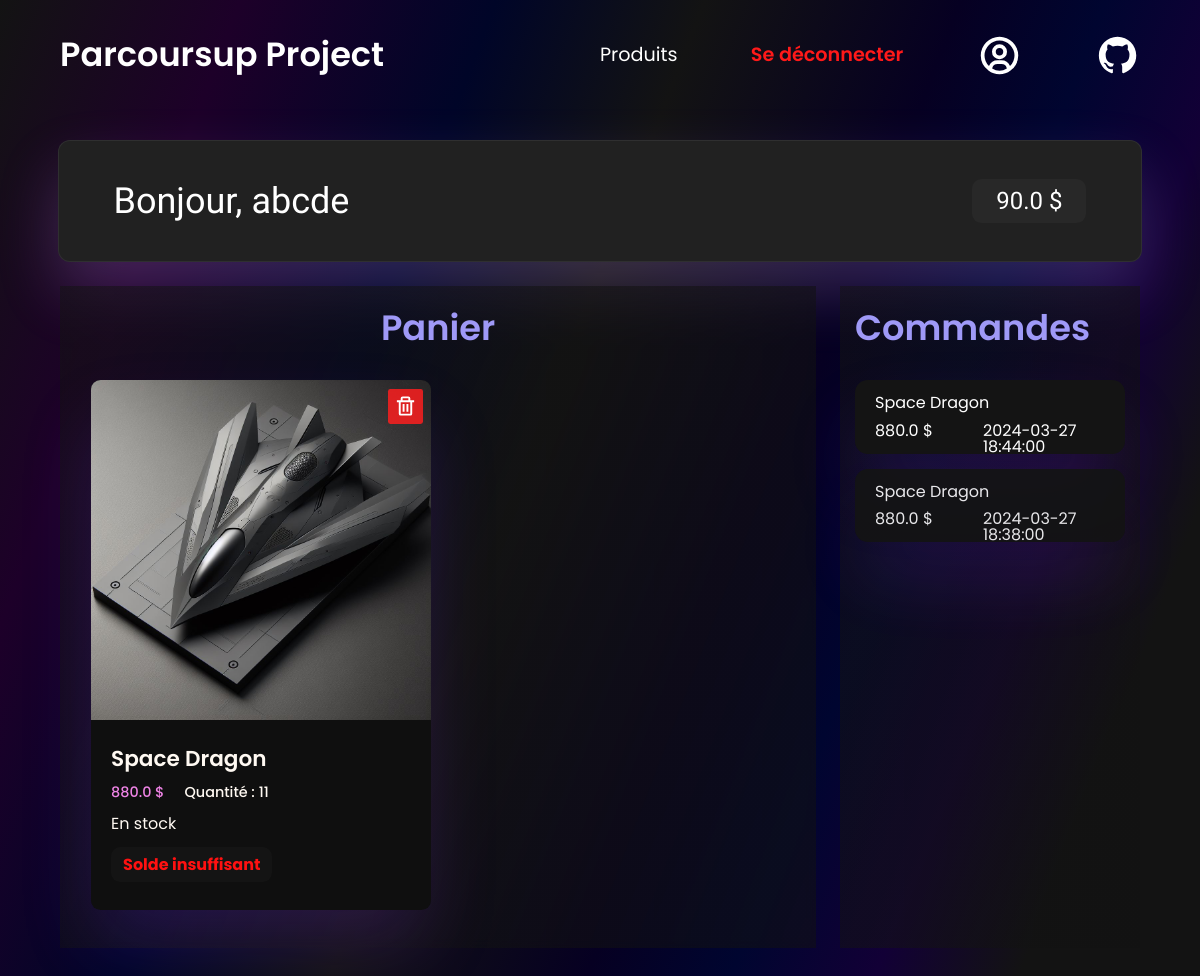
Screenshot of /cart/userPannel (signed in) with the database file from the repository.
### project/backend/models/user.py (models this page shows)
class User(db.Model):
    __tablename__ = 'User'
    UserId = db.Column(db.Integer, primary_key=True, autoincrement=True)
    Name = db.Column(db.Text)
    Email = db.Column(db.Text)
    Password = db.Column(db.Text)
    Role = db.Column(db.Text)
    Money = db.Column(db.Float, default=1850)

### project/backend/models/product.py (models this page shows)
class Product(db.Model):
    __tablename__ = 'Product'
    ProductId = db.Column(db.Integer, primary_key=True, autoincrement=True)
    Name = db.Column(db.Text)
    Description = db.Column(db.Text)
    Image = db.Column(db.Text)
    Price = db.Column(db.Float)
    Stock = db.Column(db.Integer)

### project/backend/models/order.py (models this page shows)
class Order(db.Model):
    __tablename__ = 'Order'
    OrderId = db.Column(db.Integer, primary_key=True, autoincrement=True)
    UserId = db.Column(db.Integer, db.ForeignKey('User.UserId'), nullable=False)
    ProductId = db.Column(db.Integer, db.ForeignKey('Product.ProductId'), nullable=False)
    Quantity = db.Column(db.Integer)
    OrderDate = db.Column(db.Text)
    is_paid = db.Column(db.Boolean, default=False)
    user = db.relationship('User', backref='orders')
    product = db.relationship('Product', backref='orders')

### project/backend/routes/userPannel.py (the view)
@cart_blueprint.route('/userPannel', methods=['GET', 'POST'])
def render_user_pannel():
    username, user = user_management.get_user_info()
    if not user:
        return redirect(url_for('account.login'))
    money = user.Money
    cart_manager = CartManagement(user.UserId)
    user_cart = cart_manager.get_user_cart()
    cart_details = cart_manager.get_cart_details(user_cart)
    user_id = user.UserId
    user_orders = Order.query.filter(Order.UserId == user_id).order_by(desc(Order.OrderDate)).limit(8).all()
    orders_details = []
    for order in user_orders:
        product = Product.query.get(order.ProductId)
        if product:
            orders_details.append({
                'product_name': product.Name,
                'quantity': order.Quantity,
                'price': order.Quantity * product.Price,
                'order_date': order.OrderDate,
                'stock': product.Stock
            })
    return render_template('userPannel.html', username=username, money=money, user_cart=cart_details, user_orders=orders_details)

### project/backend/utils/cartGestion.py (called while the page is built)
    def get_user_cart(self):
        return Cart.query.filter_by(UserId=self.user_id).all()

    def get_cart_details(self, cart):
        cart_details = []
        for item in cart:
            product = Product.query.get(item.ProductId)
            if product:
                stock_status = self.get_stock_status(product.Stock)
                product_details = {
                    'cart_id': item.CartId,
                    'quantity': item.Quantity,
                    'product_id': product.ProductId,
                    'product_name': product.Name,
                    'product_price': product.Price,
                    'product_image': product.Image,
                    'product_quantity': product.Stock,
                    'stock_status': stock_status
                }
                cart_details.append(product_details)
        return cart_details

    def get_stock_status(self, stock):
        if stock > 10:
            return 'En stock'
        elif 0 < stock <= 10:
            return f'Il reste {stock} produit(s)'
        else:
            return 'Indisponible'

### project/backend/utils/userGestion.py (called while the page is built)
    def get_user_info(self):
        if 'username' in session:
            self.username = session['username']
            self.user = User.query.filter_by(Name=self.username).first()
        return self.username, self.user

### templates/userPannel.html (shortened to what this page needs)
<!DOCTYPE html>
<html lang="en">
<head>
  <link rel="stylesheet" href="{{url_for('static', filename='css/user.css')}}">
  <link rel="stylesheet" href="{{url_for('static', filename='css/reset.css')}}">
  <link href='https://unpkg.com/boxicons@2.1.4/css/boxicons.min.css' rel='stylesheet'>
</head>
<body>
    {% include 'connectNavBar.html'%}
  <main>
    <section class="account-gestion">
      <div class="container-component-account">
        <h2>Bonjour, {{username}}</h2>
        <span class="money-container">
          {{money}} $
        </span>
      </div>
    </section>
    <section class="bottom-container">
      <section class="cart-gestion-container">
        <h4>Panier</h4>
        <div class="product-gallery">
          {% for item in user_cart %}
          <div class="product">
            <div class="product-image">
              <form method="post" action="{{ url_for('cart.remove_item') }}">
                <button class="delete-btn" type="submit"><svg xmlns="http://www.w3.org/2000/svg" width="24" height="24" viewBox="0 0 24 24" style="fill: rgba(255, 255, 255, 1);transform: msFilter"><path d="M5 20a2 2 0 0 0 2 2h10a2 2 0 0 0 2-2V8h2V6h-4V4a2 2 0 0 0-2-2H9a2 2 0 0 0-2 2v2H3v2h2zM9 4h6v2H9zM8 8h9v12H7V8z"></path><path d="M9 10h2v8H9zm4 0h2v8h-2z"></path></svg></button>
              </form>
              <img src="{{ item.product_image }}" alt="{{ item.product_name }}">
            </div>
            <div class="bottom-container-card">
              <div class="product-name">
                <h3>{{ item.product_name }}</h3>
              </div>
              <span class="price-quantity-container">
                <div class="product-price">
                  <p>{{ item.product_price*item.quantity }} $ </p>
                </div>
                <div class="product-quantity">
                  <p>Quantité : {{ item.quantity }}</p>
                </div>
              </span>
              <div class="stock">
                <p>{{item.stock_status}}</p>
              </div>
              <div class="product-actions">
                {% if item.product_price*item.quantity < money %}
                  <form method='post' action="{{url_for('cart.purchase_from_cart')}}">
                    <input type="hidden" name="product_id" value="{{item.product_id}}">
                    <input type="hidden" name="quantity" value="{{item.quantity}}">
                    <button class='buy-btn'type="submit">Acheter</button>
                  </form>
                {% elif item.product_quantity < item.quantity%}
                    <div class="stock-error">Stock insuffisant</div>
                {% else %}
                    <div class="sold-error">Solde insuffisant</div>
                {% endif %}
              </div>
            </div>
          </div>
          {% endfor %}
        </div>
      </section>
      <section class="order-gestion-container">
        <div class="order-history">
          <h4>Commandes</h4>
            {% for order in user_orders %}
                <div class="order">
                  <span class="first-line">
                    <p>{{ order.product_name }}</p>
                  </span>
                  <span class="second-line">
                    <p>{{order.price}} $</p>
                    <p class="datetime">{{ order.order_date }}</p>
                  </span>
                </div>
            {% endfor %}
        </div>
      </section>
    </section>
  </main>
</body>
</html>

### static/css/user.css (style rules this page uses)
body { background: rgb(19,19,19); background: linear-gradient(111deg, rgba(19,19,19,1) 0%, rgba(29,0,41,1) 15%, rgba(0,5,40,1) 31%, rgba(19,19,19,1) 44%, rgba(6,0,34,1) 60%, rgba(0,5,48,1) 69%, rgba(18,0,54,1) 78%, rgba(19,19,19,1) 87%, rgba(19,19,19,1) 100%); background-repeat: no-repeat; background-size: 100vw ; background-attachment: fixed; display: flex; flex-direction: column; align-items: center ; justify-content: center; }
main { width: 99vw; display: flex; flex-direction: column; align-items: center; margin-bottom: 100px; margin-top: 50px; }
.account-gestion { margin-bottom: 2vw; width: 91%; height: 10vw; display: flex; justify-content: center; border-radius: 2vw; font-family: 'Madimi One', sans-serif; color: #ffffff; backdrop-filter: blur(5px) saturate(100%); -webkit-backdrop-filter: blur(5px) saturate(100%); background: rgb(33, 33, 33); border-radius: 1vw; border: 1px solid rgba(209, 213, 219, 0.076); -webkit-box-shadow: 0px 30px 61px 0px rgba(208, 157, 255, 0.217); -moz-box-shadow: 0px 30px 61px 0px rgba(208, 157, 255, 0.217); box-shadow: 0px 30px 61px 0px rgba(208, 157, 255, 0.217); }
.account-gestion .container-component-account { display: flex; justify-content: space-between; width: 90%; align-items: center; }
.account-gestion h2 { font-size: 3vw; }
.money-container { display: flex; align-items: center; justify-content: center; padding: 0.4em 1em 0.4em 1em; background: rgba(255, 255, 255, 0.031); font-size: 2vw; border-radius: 0.8vw; }
.bottom-container { display: grid; grid-template-columns: 70% auto; grid-gap: 2vw; width: 90vw; font-family: 'Poppins', sans-serif; min-height: 600px }
@media screen and (max-width: 1660px) { .order .datetime { font-size: 0.2em; } }

### rows the page displays
User: Name "abcde", Money "90.0"
Product: product_image (picture), product_name "Space Dragon", item.product_price*item.quantity "880.0", quantity "11", stock_status "En stock", Stock "Solde insuffisant", product_name "Space Dragon" "Space Dragon"
Order: order_date "2024-03-27 18:44:00"
Order: order_date "2024-03-27 18:38:00"

### other values shown
{{ order.price }} "880.0" "880.0"
